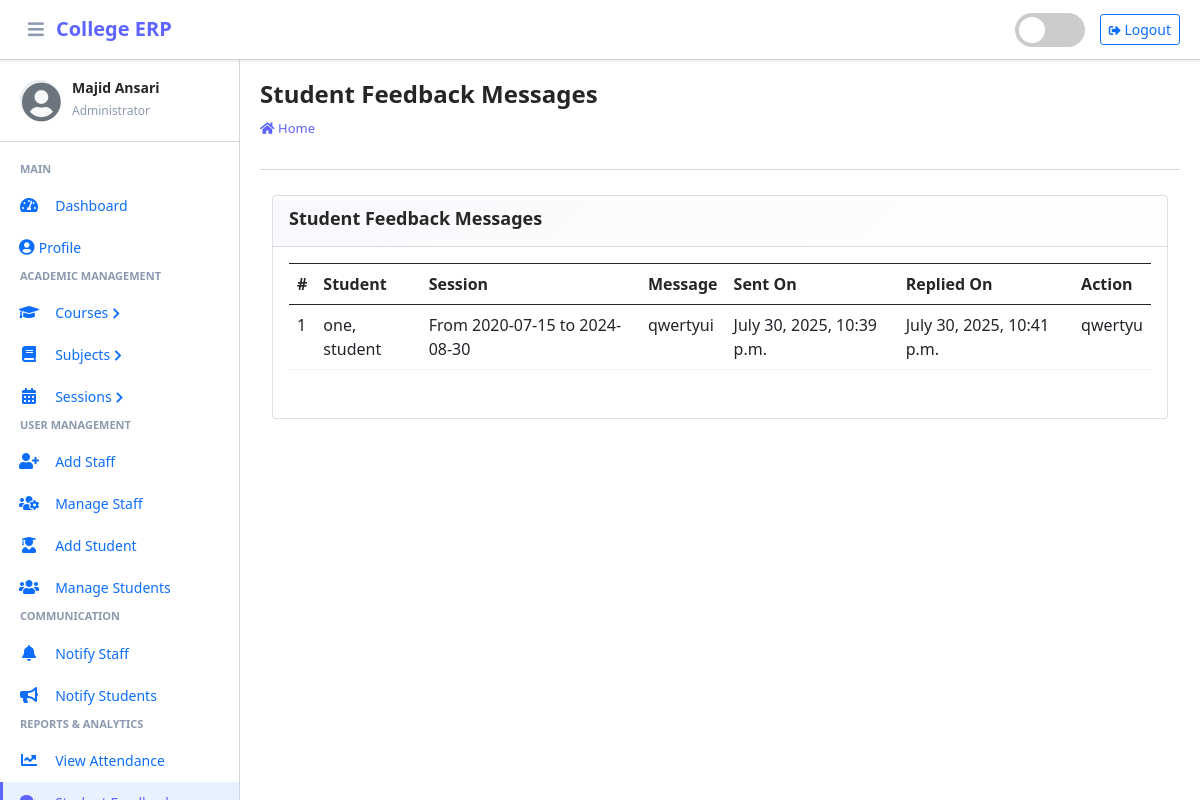
The app's page /student/view/feedback/ (signed in) with its own data.
### main_app/models.py (models this page shows, shortened)
class CustomUser(AbstractUser):
    USER_TYPE = ((1, "HOD"), (2, "Staff"), (3, "Student"))
    GENDER = [("M", "Male"), ("F", "Female")]
    username = None  # Removed username, using email instead
    email = models.EmailField(unique=True)
    user_type = models.CharField(default=1, choices=USER_TYPE, max_length=1)
    gender = models.CharField(max_length=1, choices=GENDER)
    profile_pic = models.ImageField()
    address = models.TextField()
    fcm_token = models.TextField(default="")  # For firebase notifications
    created_at = models.DateTimeField(auto_now_add=True)
    updated_at = models.DateTimeField(auto_now=True)
    USERNAME_FIELD = "email"
    REQUIRED_FIELDS = []
    objects = CustomUserManager()

class FeedbackStudent(models.Model):
    student = models.ForeignKey(Student, on_delete=models.CASCADE)
    feedback = models.TextField()
    reply = models.TextField()
    created_at = models.DateTimeField(auto_now_add=True)
    updated_at = models.DateTimeField(auto_now=True)

class Student(models.Model):
    admin = models.OneToOneField(CustomUser, on_delete=models.CASCADE)
    course = models.ForeignKey(Course, on_delete=models.DO_NOTHING, null=True, blank=False)
    session = models.ForeignKey(Session, on_delete=models.DO_NOTHING, null=True)
    def __str__(self):
        return self.admin.last_name + ", " + self.admin.first_name

class Session(models.Model):
    start_year = models.DateField()
    end_year = models.DateField()
    def __str__(self):
        return "From " + str(self.start_year) + " to " + str(self.end_year)

### main_app/hod_views.py (the view, shortened to what this page needs)
# urls.py: path("student/view/feedback/", hod_views.student_feedback_message,
@csrf_exempt
def student_feedback_message(request):
    if request.method != 'POST':
        feedbacks = FeedbackStudent.objects.all()
        context = {
            'feedbacks': feedbacks,
            'page_title': 'Student Feedback Messages'
        }
        return render(request, 'hod_template/student_feedback_template.html', context)

### main_app/templates/hod_template/student_feedback_template.html (shortened to what this page needs)
{% extends 'main_app/base.html' %}
{% load static %}
{% block page_title %}{{page_title}}{% endblock page_title %}
{% block content %}
<section class="content">
    <div class="container-fluid">
        <div class="row">
            <div class="col-md-12">
                <div class="card card-dark">
                    <div class="card-header">
                        <h3 class="card-title">{{page_title}}</h3>
                    </div>
                    <div class="table card-body">
                        <table class="table table-bordered table-hover">
                            <tr>
                                <th>#</th>
                                <th>Student</th>
                                <th>Session</th>
                                <th>Message</th>
                                <th>Sent On</th>
                                <th>Replied On</th>
                                <th>Action</th>
                            </tr>
                            {% for feedback in  feedbacks %}
                              <tr>
                                  <td>{{forloop.counter}}</td>
                                  <td>{{feedback.student}}</td>
                                  <td>{{feedback.student.session}}</td>
                                  <td>{{feedback.feedback}}</td>
                                      {% if feedback.reply == "" %}
                                      <td>{{feedback.created_at}}</td>
                                      <td><span  class='badge badge-warning'>Pending Response</span></td>
                                           <td> <button data-bs-toggle="modal" data-bs-target="#reply_modal" value="{{feedback.id}}" class="btn btn-success reply_open_modal">Reply</button>
                                          {% else %}
                                          <td>{{feedback.created_at}}</td>
                                          <td>{{feedback.updated_at}}</td>
                                            <td>{{feedback.reply}}</td>
                                      {% endif %}
                              </tr>
                            {% endfor %}
                        </table>
                    </div>
                    </div>
            </div>
        </div>
    </div>
</section>
{% endblock content %}

### main_app/templates/main_app/erpnext_sidebar.html (shortened to what this page needs)
{% load static %}
<div class="sidebar-header">
    <div class="sidebar-user">
        <i class="fas fa-user-circle sidebar-default-avatar" id="default-avatar" style="display: none;"></i>
        <div class="sidebar-user-info">
            <h6>{{ user.get_full_name|default:user.username }}</h6>
            <small>
                {% if user.user_type == '1' %}
                    Administrator
                {% elif user.user_type == '2' %}
                    Staff Member
                {% else %}
                    Student
                {% endif %}
            </small>
        </div>
    </div>
</div>
<div class="nav-section">
    {% if user.user_type == '1' %}
        <h6 class="nav-section-title">Main</h6>
        <div class="nav-item">
            {% url 'admin_home' as admin_home %}
            <a href="{{ admin_home }}" class="nav-link {% if admin_home == request.path %}active{% endif %}">
                <i class="nav-icon fas fa-tachometer-alt"></i>
                <span class="nav-text">Dashboard</span>
            </a>
        </div>
        <div class="nav-item">
            {% url 'admin_view_profile' as admin_view_profile %}
            <a href="{{ admin_view_profile }}" class="nav-link {% if admin_view_profile == request.path %}active{% endif %}">
                <i class="fas fa-user-circle"></i>
                <span class="nav-text">Profile</span>
            </a>
        </div>
        <h6 class="nav-section-title">Academic Management</h6>
        <div class="nav-item has-submenu {% if 'course' in request.path %}open{% endif %}">
            <a href="#" class="nav-link">
                <i class="nav-icon fas fa-graduation-cap"></i>
                <span class="nav-text">Courses</span>
                <i class="nav-arrow fas fa-chevron-right"></i>
            </a>
        </div>
        <div class="nav-item has-submenu {% if 'subject' in request.path %}open{% endif %}">
            <a href="#" class="nav-link">
                <i class="nav-icon fas fa-book"></i>
                <span class="nav-text">Subjects</span>
                <i class="nav-arrow fas fa-chevron-right"></i>
            </a>
        </div>
        <div class="nav-item has-submenu {% if 'session' in request.path %}open{% endif %}">
            <a href="#" class="nav-link">
                <i class="nav-icon fas fa-calendar-alt"></i>
                <span class="nav-text">Sessions</span>
                <i class="nav-arrow fas fa-chevron-right"></i>
            </a>
        </div>
        <h6 class="nav-section-title">User Management</h6>
        <div class="nav-item">
            {% url 'add_staff' as add_staff %}
            <a href="{{ add_staff }}" class="nav-link {% if add_staff == request.path %}active{% endif %}">
                <i class="nav-icon fas fa-user-plus"></i>
                <span class="nav-text">Add Staff</span>
            </a>
        </div>
        <div class="nav-item">
            {% url 'manage_staff' as manage_staff %}
            <a href="{{ manage_staff }}" class="nav-link {% if manage_staff == request.path or 'edit_staff' in request.path %}active{% endif %}">
                <i class="nav-icon fas fa-users-cog"></i>
                <span class="nav-text">Manage Staff</span>
            </a>
        </div>
        <div class="nav-item">
            {% url 'add_student' as add_student %}
            <a href="{{ add_student }}" class="nav-link {% if add_student == request.path %}active{% endif %}">
                <i class="nav-icon fas fa-user-graduate"></i>
                <span class="nav-text">Add Student</span>
            </a>
        </div>
        <div class="nav-item">
            {% url 'manage_student' as manage_student %}
            <a href="{{ manage_student }}" class="nav-link {% if manage_student == request.path or 'edit_student' in request.path %}active{% endif %}">
                <i class="nav-icon fas fa-users"></i>
                <span class="nav-text">Manage Students</span>
            </a>
        </div>
        <h6 class="nav-section-title">Communication</h6>
        <div class="nav-item">
            {% url 'admin_notify_staff' as admin_notify_staff %}
            <a href="{{ admin_notify_staff }}" class="nav-link {% if admin_notify_staff == request.path %}active{% endif %}">
                <i class="nav-icon fas fa-bell"></i>
                <span class="nav-text">Notify Staff</span>
            </a>
        </div>
        <div class="nav-item">
            {% url 'admin_notify_student' as admin_notify_student %}
            <a href="{{ admin_notify_student }}" class="nav-link {% if admin_notify_student == request.path %}active{% endif %}">
                <i class="nav-icon fas fa-bullhorn"></i>
                <span class="nav-text">Notify Students</span>
            </a>
        </div>
        <h6 class="nav-section-title">Reports & Analytics</h6>
        <div class="nav-item">
            {% url 'admin_view_attendance' as admin_view_attendance %}
            <a href="{{ admin_view_attendance }}" class="nav-link {% if admin_view_attendance == request.path %}active{% endif %}">
                <i class="nav-icon fas fa-chart-line"></i>
                <span class="nav-text">View Attendance</span>
            </a>
        </div>
        <div class="nav-item">
            {% url 'student_feedback_message' as student_feedback_message %}
            <a href="{{ student_feedback_message }}" class="nav-link {% if student_feedback_message == request.path %}active{% endif %}">
                <i class="nav-icon fas fa-comments"></i>
                <span class="nav-text">Student Feedback</span>
            </a>
        </div>
    {% endif %}
</div>

### records on screen
CustomUser: get_full_name "Majid Ansari"
FeedbackStudent: student "one, student", student.session "From 2020-07-15 to 2024-08-30", feedback "qwertyui", created_at "July 30, 2025, 10:39 p.m.", updated_at "July 30, 2025, 10:41 p.m.", reply "qwertyu"

### other values on screen
{{ page_title }} "Student Feedback Messages"
